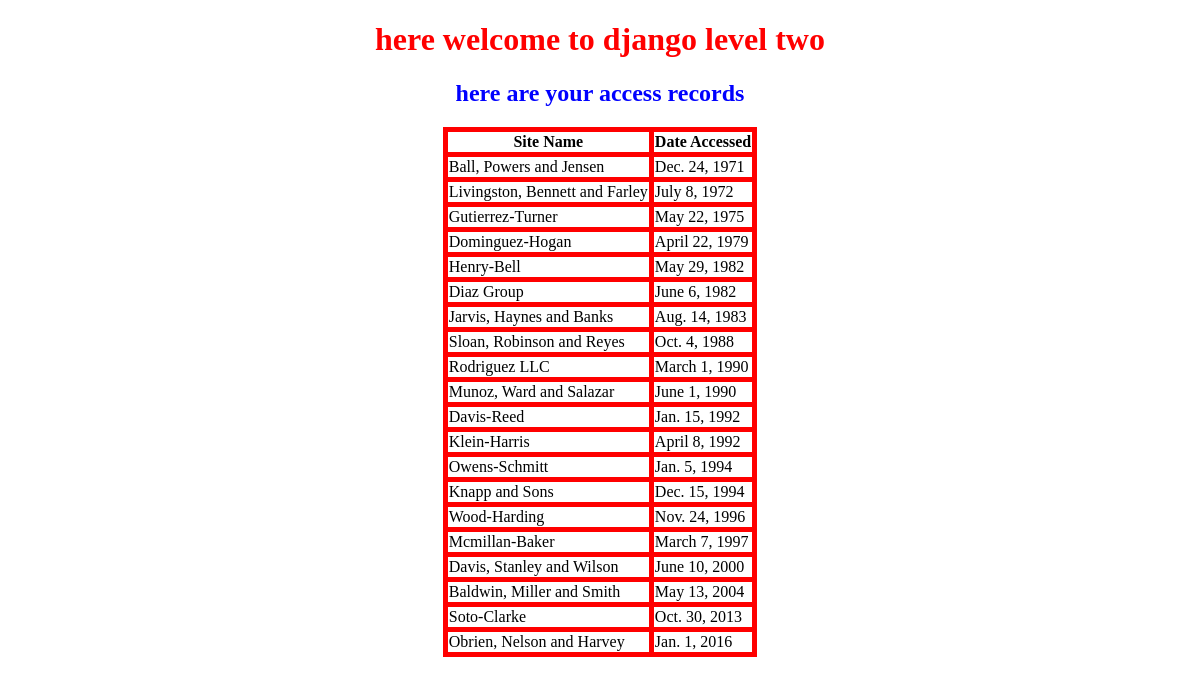
The page / on the database its author committed.
### first_app/models.py (models this page shows, shortened)
class AccessRecord(models.Model):
    name=models.ForeignKey('Webpage',on_delete=models.CASCADE )
    date=models.DateField()

class Webpage(models.Model):
    topic=models.ForeignKey('Topic',on_delete=models.CASCADE)
    name=models.CharField(max_length=264,unique=True)
    url=models.URLField(unique=True)
    def __str__(self):
        return self.name

### first_app/views.py (the view)
# urls.py: path('',views.index,name='index'),
def index(request):
    webpages_list=AccessRecord.objects.order_by('date')
    date_dict={'access_records':webpages_list}
    return render(request,'first_app/index.html',context=date_dict)

### templates/first_app/index.html (shortened to what this page needs)
<!DOCTYPE html>
{%load static %}
<html lang="en" dir="ltr">
  <head>
    <link rel="stylesheet" href="{% static "css/my.css" %}"/>
  </head>
  <body>
    <h1>here welcome to django level two</h1>
    <h2>here are your access records</h2>
    <div class="djangtwo">
      {% if access_records %}
        <table>
          <thead>
            <th>Site Name</th>
            <th>Date Accessed</th>
          </thead>
          {% for acc in access_records %}
            <tr>
              <td>{{ acc.name }}</td>
              <td>{{ acc.date }}</td>
            </tr>
            {% endfor %}
        </table>
        {% else %}
          <p>No access record found</p>
        {% endif %}
    </div>
  </body>
</html>

### static/css/my.css (style rules this page uses)
h1 { color: red; text-align: center; }
h2 { text-align: center; color: blue; }
table, th ,td { border:5px solid red; border-collapse: collapse; margin-left: auto; margin-right: auto; }

### rows shown on the page
AccessRecord: name "Ball, Powers and Jensen", date "Dec. 24, 1971"
AccessRecord: name "Livingston, Bennett and Farley", date "July 8, 1972"
AccessRecord: name "Gutierrez-Turner", date "May 22, 1975"
AccessRecord: name "Dominguez-Hogan", date "April 22, 1979"
AccessRecord: name "Henry-Bell", date "May 29, 1982"
AccessRecord: name "Diaz Group", date "June 6, 1982"
AccessRecord: name "Jarvis, Haynes and Banks", date "Aug. 14, 1983"
AccessRecord: name "Sloan, Robinson and Reyes", date "Oct. 4, 1988"
AccessRecord: name "Rodriguez LLC", date "March 1, 1990"
AccessRecord: name "Munoz, Ward and Salazar", date "June 1, 1990"
AccessRecord: name "Davis-Reed", date "Jan. 15, 1992"
AccessRecord: name "Klein-Harris", date "April 8, 1992"
AccessRecord: name "Owens-Schmitt", date "Jan. 5, 1994"
AccessRecord: name "Knapp and Sons", date "Dec. 15, 1994"
AccessRecord: name "Wood-Harding", date "Nov. 24, 1996"
AccessRecord: name "Mcmillan-Baker", date "March 7, 1997"
AccessRecord: name "Davis, Stanley and Wilson", date "June 10, 2000"
AccessRecord: name "Baldwin, Miller and Smith", date "May 13, 2004"
AccessRecord: name "Soto-Clarke", date "Oct. 30, 2013"
AccessRecord: name "Obrien, Nelson and Harvey", date "Jan. 1, 2016"
